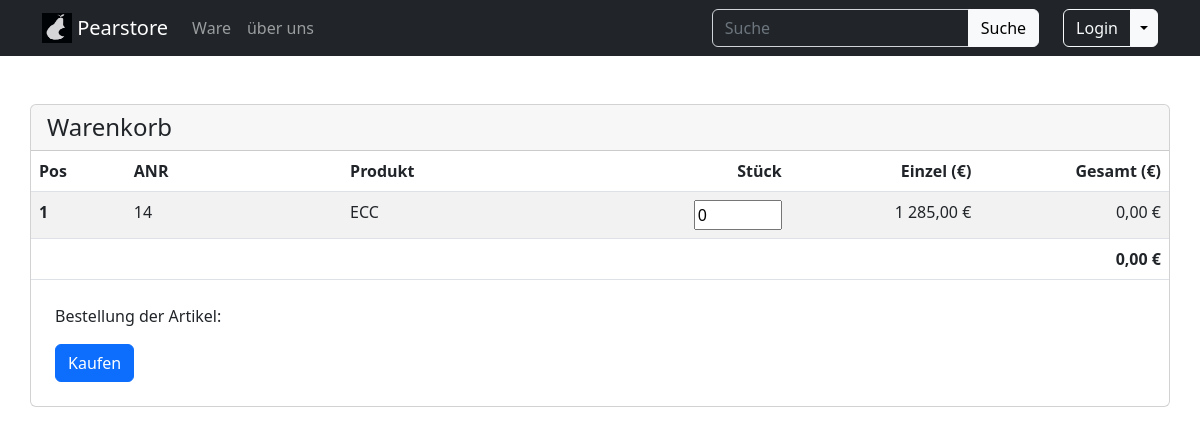
The app's page /www/html/warenkorb.php?anr=14, older data.
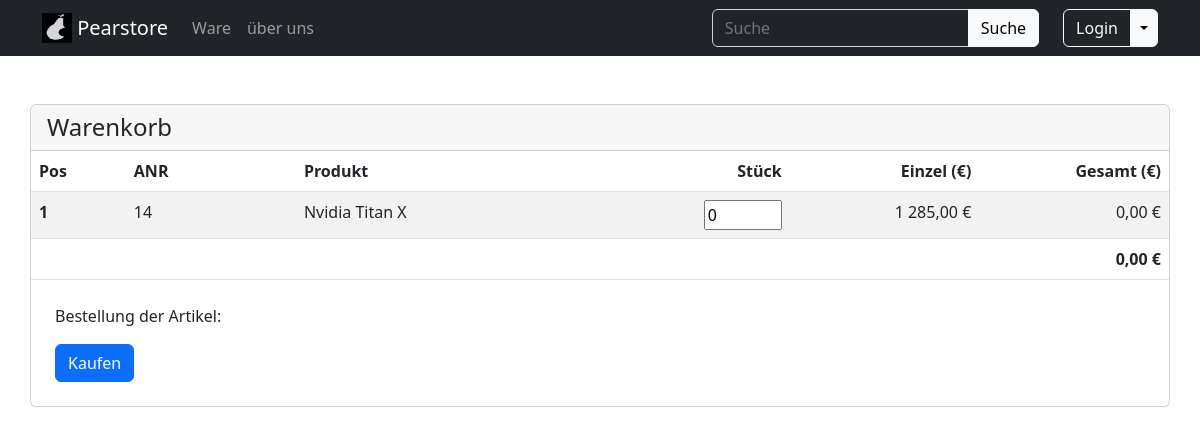
The same page, newer data.
### tables this page shows
CREATE TABLE Artikel (
    Anr INT NOT NULL PRIMARY KEY AUTO_INCREMENT,
    AArtid INT NOT NULL,
    Preis INT NOT NULL,
    Beschreibung VARCHAR(280) NOT NULL,
    Name VARCHAR(40) NOT NULL,
	Menge INT,
    FOREIGN KEY(AArtid) REFERENCES Artikel_Art (AArtid)
);

### www/html/_function.php (called while the page is built, shortened)
<?php
function mysql_select(string $quary, string $var_types = NULL, array $var_array = NULL): mysqli_result|bool {
    $_MYSQL_CONNECTION = mysqli_connect("pearshop_db","pearshop","itsstuttgart","pearstore_database");
    $stmt = $_MYSQL_CONNECTION->prepare($quary);
    if($var_types != NULL && $var_array != NULL){
        $stmt->bind_param($var_types, ...$var_array);
    }
    $execute = $stmt->execute();
    if($execute){
        $result = $stmt->get_result();
        if($result){
            return $result;
        } else {
            return True;
        }
    } else {
        return false;
    }
}
function getArtikelByAnr(int $anr): array|false {
    $result = mysql_select(
        "SELECT `Anr`, a.`AArtid`, `Preis`, `Beschreibung`, `Name`, aa.`AArt_Name`, `Menge` FROM `Artikel` as a JOIN `Artikel_Art` as aa ON aa.`AArtid` = a.`AArtid` WHERE `Anr` = ?;",
        "i",
        [$anr]
    );
    if($result->num_rows > 0){
        return $result->fetch_array(MYSQLI_ASSOC);
    }
    return False;
}
?>

### www/html/warenkorb.php (the view, shortened to what this page needs)
<?php
require_once('_function.php');
$warenkorb = [];
if(isset($_GET['anr'])) {
    $anr = (int) $_GET['anr'];
	$artikel = getArtikelByAnr($anr);
    if(!isset($warenkorb[$anr])){
        $warenkorb[$anr] = 0;
    }
}
$warenkorbArtikel = [];
foreach($warenkorb as $anr => $count){
    $artikel = getArtikelByAnr($anr);
    $artikel['count'] = $count;
    array_push($warenkorbArtikel, $artikel);
}
?>
<!DOCTYPE html>
<html lang="de">
<head>
    <link rel="stylesheet" href="/assets/css/bootstrap.min.css">
    <link rel="stylesheet" href="/assets/css/styles.css">
</head>
<body>
    <?php require_once("navbar.php"); ?>
    <div class="container pt-5">
        <div class="row">
            <div class="card px-0">
                <h4 class="card-header">
                    Warenkorb
                </h4>
                <table class="table table-striped table-hover card-body m-0">
                    <thead>
                        <tr>
                            <th scope="col" class="col-1">Pos</th>
                            <th scope="col" class="col-auto">ANR</th>
                            <th scope="col" class="col-auto">Produkt</th>
                            <th scope="col" class="col-1 text-end">Stück</th>
                            <th scope="col" class="col-2 text-end">Einzel (€)</th>
                            <th scope="col" class="col-2 text-end">Gesamt (€)</th>
                        </tr>
                    </thead>
                    <tbody>
                        <?php $gesPreis = 0; ?>
                        <?php foreach($warenkorbArtikel as $pos => $artikel): ?>
                        <tr>
                            <th scope="row"><?= $pos+1 ?></th>
                            <td><?= $artikel['Anr'] ?></td>
                            <td><?= $artikel['Name'] ?></td>
                            <td class="text-end">
                                <input type="number" id="txt-artikel<?= $artikel['Anr']; ?>" name="tentacles"
                                min="1" max="<?= $artikel['Menge'] ?>" value="<?= $artikel['count'] ?>" onchange="editEvent(event, <?= $artikel['Anr']; ?>)"></td>
                            <td class="text-end" id="td-einzel<?= $artikel['Anr']; ?>" value="<?= $artikel['Preis']; ?>"><?= number_format($artikel['Preis'], 2, ',', ' ') ?> €</td>
                            <td class="text-end" id="td-gesamt<?= $artikel['Anr']; ?>"><?= number_format(($artikel['Preis'] * $artikel['count']), 2, ',', ' ') ?> €</td>
                        </tr>
                        <?php $gesPreis += $artikel['Preis'] * $artikel['count']; ?>
                        <?php endforeach; ?>
                        <tr>
                            <th scope="row"colspan="5"></th></th>
                            <td class="text-end"><b><?= number_format($gesPreis, 2, ',', ' ') ?> €</b></td>
                        </tr>
                    </tbody>
                </table>
                <div class="card-body p-4">
                    <p class="card-text">Bestellung der Artikel:</p>
                    <a href="#" class="btn btn-primary">Kaufen</a>
                </div>
            </div>
        </div>
    </div>
</body>
</html>

Row changes from the older to the newer data that the page shows:
changed artikel id 14: Name "ECC" → "Nvidia Titan X"
